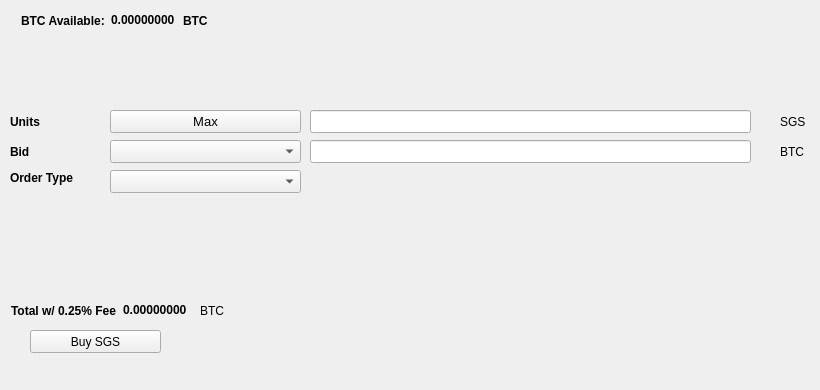
   <widget class="QWidget" name="BuyTab">
    <attribute name="title">
     <string>Buy</string>
    </attribute>
    <widget class="QPushButton" name="BuySGS">
     <property name="geometry">
      <rect>
       <x>30</x>
       <y>330</y>
       <width>131</width>
       <height>23</height>
      </rect>
     </property>
     <property name="text">
      <string>Buy SGS</string>
     </property>
     <property name="icon">
      <iconset resource="../safegames.qrc">
       <normaloff>:/icons/bitcoin</normaloff>:/icons/bitcoin</iconset>
     </property>
    </widget>
    <widget class="QLabel" name="label_3">
     <property name="geometry">
      <rect>
       <x>10</x>
       <y>110</y>
       <width>46</width>
       <height>23</height>
      </rect>
     </property>
     <property name="font">
      <font>
       <weight>75</weight>
       <bold>true</bold>
      </font>
     </property>
     <property name="text">
      <string>Units</string>
     </property>
    </widget>
    <widget class="QLineEdit" name="UnitsInput">
     <property name="geometry">
      <rect>
       <x>310</x>
       <y>110</y>
       <width>441</width>
       <height>23</height>
      </rect>
     </property>
     <property name="font">
      <font>
       <pointsize>9</pointsize>
       <weight>75</weight>
       <bold>true</bold>
      </font>
     </property>
    </widget>
    <widget class="QLineEdit" name="BuyBidPriceEdit">
     <property name="geometry">
      <rect>
       <x>310</x>
       <y>140</y>
       <width>441</width>
       <height>23</height>
      </rect>
     </property>
     <property name="font">
      <font>
       <pointsize>9</pointsize>
       <weight>75</weight>
       <bold>true</bold>
      </font>
     </property>
    </widget>
    <widget class="QLabel" name="label_4">
     <property name="geometry">
      <rect>
       <x>780</x>
       <y>110</y>
       <width>31</width>
       <height>23</height>
      </rect>
     </property>
     <property name="text">
      <string>SGS</string>
     </property>
    </widget>
    <widget class="QLabel" name="label_5">
     <property name="geometry">
      <rect>
       <x>780</x>
       <y>140</y>
       <width>31</width>
       <height>23</height>
      </rect>
     </property>
     <property name="text">
      <string>BTC</string>
     </property>
    </widget>
    <widget class="QLabel" name="label_6">
     <property name="geometry">
      <rect>
       <x>10</x>
       <y>140</y>
       <width>46</width>
       <height>23</height>
      </rect>
     </property>
     <property name="font">
      <font>
       <weight>75</weight>
       <bold>true</bold>
      </font>
     </property>
     <property name="text">
      <string>Bid</string>
     </property>
    </widget>
    <widget class="QLabel" name="label_7">
     <property name="geometry">
      <rect>
       <x>10</x>
       <y>170</y>
       <width>91</width>
       <height>16</height>
      </rect>
     </property>
     <property name="font">
      <font>
       <weight>75</weight>
       <bold>true</bold>
      </font>
     </property>
     <property name="text">
      <string>Order Type</string>
     </property>
    </widget>
    <widget class="QPushButton" name="Buy_Max_Amount">
     <property name="geometry">
      <rect>
       <x>110</x>
       <y>110</y>
       <width>191</width>
       <height>23</height>
      </rect>
     </property>
     <property name="font">
      <font>
       <pointsize>10</pointsize>
      </font>
     </property>
     <property name="text">
      <string>Max</string>
     </property>
    </widget>
    <widget class="QComboBox" name="BuyBidcomboBox">
     <property name="geometry">
      <rect>
       <x>110</x>
       <y>140</y>
       <width>191</width>
       <height>23</height>
      </rect>
     </property>
     <property name="font">
      <font>
       <pointsize>10</pointsize>
      </font>
     </property>
    </widget>
    <widget class="QComboBox" name="buyOrdertypeCombo">
     <property name="geometry">
      <rect>
       <x>110</x>
       <y>170</y>
       <width>191</width>
       <height>23</height>
      </rect>
     </property>
     <property name="font">
      <font>
       <pointsize>10</pointsize>
      </font>
     </property>
    </widget>
    <widget class="QWidget" name="layoutWidget1">
     <property name="geometry">
      <rect>
       <x>21</x>
       <y>11</y>
       <width>227</width>
       <height>19</height>
      </rect>
     </property>
     <layout class="QHBoxLayout" name="horizontalLayout_3">
      <item>
       <widget class="QLabel" name="label232">
        <property name="font">
         <font>
          <weight>75</weight>
          <bold>true</bold>
         </font>
        </property>
        <property name="text">
         <string>BTC Available:</string>
        </property>
       </widget>
      </item>
      <item>
       <widget class="QLabel" name="BtcAvailableLbl">
        <property name="palette">
         <palette>
          <active>
           <colorrole role="WindowText">
            <brush brushstyle="SolidPattern">
             <color alpha="255">
              <red>0</red>
              <green>0</green>
              <blue>0</blue>
             </color>
            </brush>
           </colorrole>
           <colorrole role="Button">
            <brush brushstyle="SolidPattern">
             <color alpha="255">
              <red>0</red>
              <green>170</green>
              <blue>0</blue>
             </color>
            </brush>
           </colorrole>
           <colorrole role="Light">
            <brush brushstyle="SolidPattern">
             <color alpha="255">
              <red>0</red>
              <green>255</green>
              <blue>0</blue>
             </color>
            </brush>
           </colorrole>
           <colorrole role="Midlight">
            <brush brushstyle="SolidPattern">
             <color alpha="255">
              <red>0</red>
              <green>212</green>
              <blue>0</blue>
             </color>
            </brush>
           </colorrole>
           <colorrole role="Dark">
            <brush brushstyle="SolidPattern">
             <color alpha="255">
              <red>0</red>
              <green>85</green>
              <blue>0</blue>
             </color>
            </brush>
           </colorrole>
           <colorrole role="Mid">
            <brush brushstyle="SolidPattern">
             <color alpha="255">
              <red>0</red>
              <green>113</green>
              <blue>0</blue>
             </color>
            </brush>
           </colorrole>
           <colorrole role="Text">
            <brush brushstyle="SolidPattern">
             <color alpha="255">
              <red>0</red>
              <green>170</green>
              <blue>0</blue>
             </color>
            </brush>
           </colorrole>
           <colorrole role="BrightText">
            <brush brushstyle="SolidPattern">
             <color alpha="255">
              <red>255</red>
              <green>255</green>
              <blue>255</blue>
             </color>
            </brush>
           </colorrole>
           <colorrole role="ButtonText">
            <brush brushstyle="SolidPattern">
             <color alpha="255">
              <red>0</red>
              <green>0</green>
              <blue>0</blue>
             </color>
            </brush>
           </colorrole>
           <colorrole role="Base">
            <brush brushstyle="SolidPattern">
             <color alpha="255">
              <red>255</red>
              <green>255</green>
              <blue>255</blue>
             </color>
            </brush>
           </colorrole>
           <colorrole role="Window">
            <brush brushstyle="SolidPattern">
             <color alpha="255">
              <red>0</red>
              <green>170</green>
              <blue>0</blue>
             </color>
            </brush>
           </colorrole>
           <colorrole role="Shadow">
            <brush brushstyle="SolidPattern">
             <color alpha="255">
              <red>0</red>
              <green>0</green>
              <blue>0</blue>
             </color>
            </brush>
           </colorrole>
           <colorrole role="AlternateBase">
            <brush brushstyle="SolidPattern">
             <color alpha="255">
              <red>127</red>
              <green>212</green>
              <blue>127</blue>
             </color>
            </brush>
           </colorrole>
           <colorrole role="ToolTipBase">
            <brush brushstyle="SolidPattern">
             <color alpha="255">
              <red>255</red>
              <green>255</green>
              <blue>220</blue>
             </color>
            </brush>
           </colorrole>
           <colorrole role="ToolTipText">
            <brush brushstyle="SolidPattern">
             <color alpha="255">
              <red>0</red>
              <green>0</green>
              <blue>0</blue>
             </color>
            </brush>
           </colorrole>
          </active>
          <inactive>
           <colorrole role="WindowText">
            <brush brushstyle="SolidPattern">
             <color alpha="255">
              <red>0</red>
              <green>0</green>
              <blue>0</blue>
             </color>
            </brush>
           </colorrole>
           <colorrole role="Button">
            <brush brushstyle="SolidPattern">
             <color alpha="255">
              <red>0</red>
              <green>170</green>
              <blue>0</blue>
             </color>
            </brush>
           </colorrole>
           <colorrole role="Light">
            <brush brushstyle="SolidPattern">
             <color alpha="255">
              <red>0</red>
              <green>255</green>
              <blue>0</blue>
             </color>
            </brush>
           </colorrole>
           <colorrole role="Midlight">
            <brush brushstyle="SolidPattern">
             <color alpha="255">
              <red>0</red>
              <green>212</green>
              <blue>0</blue>
             </color>
            </brush>
           </colorrole>
           <colorrole role="Dark">
            <brush brushstyle="SolidPattern">
             <color alpha="255">
              <red>0</red>
              <green>85</green>
              <blue>0</blue>
             </color>
            </brush>
           </colorrole>
           <colorrole role="Mid">
            <brush brushstyle="SolidPattern">
             <color alpha="255">
              <red>0</red>
              <green>113</green>
              <blue>0</blue>
             </color>
            </brush>
           </colorrole>
           <colorrole role="Text">
            <brush brushstyle="SolidPattern">
             <color alpha="255">
              <red>0</red>
              <green>170</green>
              <blue>0</blue>
             </color>
            </brush>
           </colorrole>
           <colorrole role="BrightText">
            <brush brushstyle="SolidPattern">
             <color alpha="255">
              <red>255</red>
              <green>255</green>
              <blue>255</blue>
             </color>
            </brush>
           </colorrole>
           <colorrole role="ButtonText">
            <brush brushstyle="SolidPattern">
             <color alpha="255">
              <red>0</red>
              <green>0</green>
              <blue>0</blue>
             </color>
            </brush>
           </colorrole>
           <colorrole role="Base">
            <brush brushstyle="SolidPattern">
             <color alpha="255">
              <red>255</red>
              <green>255</green>
              <blue>255</blue>
             </color>
            </brush>
           </colorrole>
           <colorrole role="Window">
            <brush brushstyle="SolidPattern">
             <color alpha="255">
              <red>0</red>
              <green>170</green>
              <blue>0</blue>
             </color>
            </brush>
           </colorrole>
           <colorrole role="Shadow">
            <brush brushstyle="SolidPattern">
             <color alpha="255">
              <red>0</red>
              <green>0</green>
              <blue>0</blue>
             </color>
            </brush>
           </colorrole>
           <colorrole role="AlternateBase">
            <brush brushstyle="SolidPattern">
             <color alpha="255">
              <red>127</red>
              <green>212</green>
              <blue>127</blue>
             </color>
            </brush>
           </colorrole>
           <colorrole role="ToolTipBase">
            <brush brushstyle="SolidPattern">
             <color alpha="255">
              <red>255</red>
              <green>255</green>
              <blue>220</blue>
             </color>
            </brush>
           </colorrole>
           <colorrole role="ToolTipText">
            <brush brushstyle="SolidPattern">
             <color alpha="255">
              <red>0</red>
              <green>0</green>
              <blue>0</blue>
             </color>
            </brush>
           </colorrole>
          </inactive>
          <disabled>
           <colorrole role="WindowText">
            <brush brushstyle="SolidPattern">
             <color alpha="255">
              <red>0</red>
              <green>85</green>
              <blue>0</blue>
             </color>
            </brush>
           </colorrole>
           <colorrole role="Button">
            <brush brushstyle="SolidPattern">
             <color alpha="255">
              <red>0</red>
              <green>170</green>
              <blue>0</blue>
             </color>
            </brush>
           </colorrole>
           <colorrole role="Light">
            <brush brushstyle="SolidPattern">
             <color alpha="255">
              <red>0</red>
              <green>255</green>
              <blue>0</blue>
             </color>
            </brush>
           </colorrole>
           <colorrole role="Midlight">
            <brush brushstyle="SolidPattern">
             <color alpha="255">
              <red>0</red>
              <green>212</green>
              <blue>0</blue>
             </color>
            </brush>
           </colorrole>
           <colorrole role="Dark">
            <brush brushstyle="SolidPattern">
             <color alpha="255">
              <red>0</red>
              <green>85</green>
              <blue>0</blue>
             </color>
            </brush>
           </colorrole>
           <colorrole role="Mid">
            <brush brushstyle="SolidPattern">
             <color alpha="255">
              <red>0</red>
              <green>113</green>
              <blue>0</blue>
             </color>
            </brush>
           </colorrole>
           <colorrole role="Text">
            <brush brushstyle="SolidPattern">
             <color alpha="255">
              <red>0</red>
              <green>85</green>
              <blue>0</blue>
             </color>
            </brush>
           </colorrole>
           <colorrole role="BrightText">
            <brush brushstyle="SolidPattern">
             <color alpha="255">
              <red>255</red>
              <green>255</green>
              <blue>255</blue>
             </color>
            </brush>
           </colorrole>
           <colorrole role="ButtonText">
            <brush brushstyle="SolidPattern">
             <color alpha="255">
              <red>0</red>
              <green>85</green>
              <blue>0</blue>
             </color>
            </brush>
           </colorrole>
           <colorrole role="Base">
            <brush brushstyle="SolidPattern">
             <color alpha="255">
              <red>0</red>
              <green>170</green>
              <blue>0</blue>
             </color>
            </brush>
           </colorrole>
           <colorrole role="Window">
            <brush brushstyle="SolidPattern">
             <color alpha="255">
              <red>0</red>
              <green>170</green>
              <blue>0</blue>
             </color>
            </brush>
           </colorrole>
           <colorrole role="Shadow">
            <brush brushstyle="SolidPattern">
             <color alpha="255">
              <red>0</red>
              <green>0</green>
              <blue>0</blue>
             </color>
            </brush>
           </colorrole>
           <colorrole role="AlternateBase">
            <brush brushstyle="SolidPattern">
             <color alpha="255">
              <red>0</red>
              <green>170</green>
              <blue>0</blue>
             </color>
            </brush>
           </colorrole>
           <colorrole role="ToolTipBase">
            <brush brushstyle="SolidPattern">
             <color alpha="255">
              <red>255</red>
              <green>255</green>
              <blue>220</blue>
             </color>
            </brush>
           </colorrole>
           <colorrole role="ToolTipText">
            <brush brushstyle="SolidPattern">
             <color alpha="255">
              <red>0</red>
              <green>0</green>
              <blue>0</blue>
             </color>
            </brush>
           </colorrole>
          </disabled>
         </palette>
        </property>
        <property name="font">
         <font>
          <weight>75</weight>
          <bold>true</bold>
         </font>
        </property>
        <property name="text">
         <string>0.00000000</string>
        </property>
        <property name="textInteractionFlags">
         <set>Qt::LinksAccessibleByMouse|Qt::TextSelectableByKeyboard|Qt::TextSelectableByMouse</set>
        </property>
       </widget>
      </item>
      <item>
       <widget class="QLabel" name="BtcAvailableLbl_2">
        <property name="font">
         <font>
          <weight>75</weight>
          <bold>true</bold>
         </font>
        </property>
        <property name="text">
         <string>BTC</string>
        </property>
       </widget>
      </item>
     </layout>
    </widget>
    <widget class="QWidget" name="layoutWidge2">
     <property name="geometry">
      <rect>
       <x>11</x>
       <y>301</y>
       <width>259</width>
       <height>19</height>
      </rect>
     </property>
     <layout class="QHBoxLayout" name="horizontalLayout_4">
      <item>
       <widget class="QLabel" name="label_9">
        <property name="font">
         <font>
          <weight>75</weight>
          <bold>true</bold>
         </font>
        </property>
        <property name="text">
         <string>Total w/ 0.25% Fee</string>
        </property>
       </widget>
      </item>
      <item>
       <widget class="QLabel" name="BuyCostLabel">
        <property name="palette">
         <palette>
          <active>
           <colorrole role="WindowText">
            <brush brushstyle="SolidPattern">
             <color alpha="255">
              <red>0</red>
              <green>0</green>
              <blue>0</blue>
             </color>
            </brush>
           </colorrole>
           <colorrole role="Button">
            <brush brushstyle="SolidPattern">
             <color alpha="255">
              <red>0</red>
              <green>170</green>
              <blue>0</blue>
             </color>
            </brush>
           </colorrole>
           <colorrole role="Light">
            <brush brushstyle="SolidPattern">
             <color alpha="255">
              <red>0</red>
              <green>255</green>
              <blue>0</blue>
             </color>
            </brush>
           </colorrole>
           <colorrole role="Midlight">
            <brush brushstyle="SolidPattern">
             <color alpha="255">
              <red>0</red>
              <green>212</green>
              <blue>0</blue>
             </color>
            </brush>
           </colorrole>
           <colorrole role="Dark">
            <brush brushstyle="SolidPattern">
             <color alpha="255">
              <red>0</red>
              <green>85</green>
              <blue>0</blue>
             </color>
            </brush>
           </colorrole>
           <colorrole role="Mid">
            <brush brushstyle="SolidPattern">
             <color alpha="255">
              <red>0</red>
              <green>113</green>
              <blue>0</blue>
             </color>
            </brush>
           </colorrole>
           <colorrole role="Text">
            <brush brushstyle="SolidPattern">
             <color alpha="255">
              <red>0</red>
              <green>170</green>
              <blue>0</blue>
             </color>
            </brush>
           </colorrole>
           <colorrole role="BrightText">
            <brush brushstyle="SolidPattern">
             <color alpha="255">
              <red>255</red>
              <green>255</green>
              <blue>255</blue>
             </color>
            </brush>
           </colorrole>
           <colorrole role="ButtonText">
            <brush brushstyle="SolidPattern">
             <color alpha="255">
              <red>0</red>
              <green>0</green>
              <blue>0</blue>
             </color>
            </brush>
           </colorrole>
           <colorrole role="Base">
            <brush brushstyle="SolidPattern">
             <color alpha="255">
              <red>255</red>
              <green>255</green>
              <blue>255</blue>
             </color>
            </brush>
           </colorrole>
           <colorrole role="Window">
            <brush brushstyle="SolidPattern">
             <color alpha="255">
              <red>0</red>
              <green>170</green>
              <blue>0</blue>
             </color>
            </brush>
           </colorrole>
           <colorrole role="Shadow">
            <brush brushstyle="SolidPattern">
             <color alpha="255">
              <red>0</red>
              <green>0</green>
              <blue>0</blue>
             </color>
            </brush>
           </colorrole>
           <colorrole role="AlternateBase">
            <brush brushstyle="SolidPattern">
             <color alpha="255">
              <red>127</red>
              <green>212</green>
              <blue>127</blue>
             </color>
            </brush>
           </colorrole>
           <colorrole role="ToolTipBase">
            <brush brushstyle="SolidPattern">
             <color alpha="255">
              <red>255</red>
              <green>255</green>
              <blue>220</blue>
             </color>
            </brush>
           </colorrole>
           <colorrole role="ToolTipText">
            <brush brushstyle="SolidPattern">
             <color alpha="255">
              <red>0</red>
              <green>0</green>
              <blue>0</blue>
             </color>
            </brush>
           </colorrole>
          </active>
          <inactive>
           <colorrole role="WindowText">
            <brush brushstyle="SolidPattern">
             <color alpha="255">
              <red>0</red>
              <green>0</green>
              <blue>0</blue>
             </color>
            </brush>
           </colorrole>
           <colorrole role="Button">
            <brush brushstyle="SolidPattern">
             <color alpha="255">
              <red>0</red>
              <green>170</green>
              <blue>0</blue>
             </color>
            </brush>
           </colorrole>
           <colorrole role="Light">
            <brush brushstyle="SolidPattern">
             <color alpha="255">
              <red>0</red>
              <green>255</green>
              <blue>0</blue>
             </color>
            </brush>
           </colorrole>
           <colorrole role="Midlight">
            <brush brushstyle="SolidPattern">
             <color alpha="255">
              <red>0</red>
              <green>212</green>
              <blue>0</blue>
             </color>
            </brush>
           </colorrole>
           <colorrole role="Dark">
            <brush brushstyle="SolidPattern">
             <color alpha="255">
              <red>0</red>
              <green>85</green>
              <blue>0</blue>
             </color>
            </brush>
           </colorrole>
           <colorrole role="Mid">
            <brush brushstyle="SolidPattern">
             <color alpha="255">
              <red>0</red>
              <green>113</green>
              <blue>0</blue>
             </color>
            </brush>
           </colorrole>
           <colorrole role="Text">
            <brush brushstyle="SolidPattern">
             <color alpha="255">
              <red>0</red>
              <green>170</green>
              <blue>0</blue>
             </color>
            </brush>
           </colorrole>
           <colorrole role="BrightText">
            <brush brushstyle="SolidPattern">
             <color alpha="255">
              <red>255</red>
              <green>255</green>
              <blue>255</blue>
             </color>
            </brush>
           </colorrole>
           <colorrole role="ButtonText">
            <brush brushstyle="SolidPattern">
             <color alpha="255">
              <red>0</red>
              <green>0</green>
              <blue>0</blue>
             </color>
            </brush>
           </colorrole>
           <colorrole role="Base">
            <brush brushstyle="SolidPattern">
             <color alpha="255">
              <red>255</red>
              <green>255</green>
              <blue>255</blue>
             </color>
            </brush>
           </colorrole>
           <colorrole role="Window">
            <brush brushstyle="SolidPattern">
             <color alpha="255">
              <red>0</red>
              <green>170</green>
              <blue>0</blue>
             </color>
            </brush>
           </colorrole>
           <colorrole role="Shadow">
            <brush brushstyle="SolidPattern">
             <color alpha="255">
              <red>0</red>
              <green>0</green>
              <blue>0</blue>
             </color>
            </brush>
           </colorrole>
           <colorrole role="AlternateBase">
            <brush brushstyle="SolidPattern">
             <color alpha="255">
              <red>127</red>
              <green>212</green>
              <blue>127</blue>
             </color>
            </brush>
           </colorrole>
           <colorrole role="ToolTipBase">
            <brush brushstyle="SolidPattern">
             <color alpha="255">
              <red>255</red>
              <green>255</green>
              <blue>220</blue>
             </color>
            </brush>
           </colorrole>
           <colorrole role="ToolTipText">
            <brush brushstyle="SolidPattern">
             <color alpha="255">
              <red>0</red>
              <green>0</green>
              <blue>0</blue>
             </color>
            </brush>
           </colorrole>
          </inactive>
          <disabled>
           <colorrole role="WindowText">
            <brush brushstyle="SolidPattern">
             <color alpha="255">
              <red>0</red>
              <green>85</green>
              <blue>0</blue>
             </color>
            </brush>
           </colorrole>
           <colorrole role="Button">
            <brush brushstyle="SolidPattern">
             <color alpha="255">
              <red>0</red>
              <green>170</green>
              <blue>0</blue>
             </color>
            </brush>
           </colorrole>
           <colorrole role="Light">
            <brush brushstyle="SolidPattern">
             <color alpha="255">
              <red>0</red>
              <green>255</green>
              <blue>0</blue>
             </color>
            </brush>
           </colorrole>
           <colorrole role="Midlight">
            <brush brushstyle="SolidPattern">
             <color alpha="255">
              <red>0</red>
              <green>212</green>
              <blue>0</blue>
             </color>
            </brush>
           </colorrole>
           <colorrole role="Dark">
            <brush brushstyle="SolidPattern">
             <color alpha="255">
              <red>0</red>
              <green>85</green>
              <blue>0</blue>
             </color>
            </brush>
           </colorrole>
           <colorrole role="Mid">
            <brush brushstyle="SolidPattern">
             <color alpha="255">
              <red>0</red>
              <green>113</green>
              <blue>0</blue>
             </color>
            </brush>
           </colorrole>
           <colorrole role="Text">
            <brush brushstyle="SolidPattern">
             <color alpha="255">
              <red>0</red>
              <green>85</green>
              <blue>0</blue>
             </color>
            </brush>
           </colorrole>
           <colorrole role="BrightText">
            <brush brushstyle="SolidPattern">
             <color alpha="255">
              <red>255</red>
              <green>255</green>
              <blue>255</blue>
             </color>
            </brush>
           </colorrole>
           <colorrole role="ButtonText">
            <brush brushstyle="SolidPattern">
             <color alpha="255">
              <red>0</red>
              <green>85</green>
              <blue>0</blue>
             </color>
            </brush>
           </colorrole>
           <colorrole role="Base">
            <brush brushstyle="SolidPattern">
             <color alpha="255">
              <red>0</red>
              <green>170</green>
              <blue>0</blue>
             </color>
            </brush>
           </colorrole>
           <colorrole role="Window">
            <brush brushstyle="SolidPattern">
             <color alpha="255">
              <red>0</red>
              <green>170</green>
              <blue>0</blue>
             </color>
            </brush>
           </colorrole>
           <colorrole role="Shadow">
            <brush brushstyle="SolidPattern">
             <color alpha="255">
              <red>0</red>
              <green>0</green>
              <blue>0</blue>
             </color>
            </brush>
           </colorrole>
           <colorrole role="AlternateBase">
            <brush brushstyle="SolidPattern">
             <color alpha="255">
              <red>0</red>
              <green>170</green>
              <blue>0</blue>
             </color>
            </brush>
           </colorrole>
           <colorrole role="ToolTipBase">
            <brush brushstyle="SolidPattern">
             <color alpha="255">
              <red>255</red>
              <green>255</green>
              <blue>220</blue>
             </color>
            </brush>
           </colorrole>
           <colorrole role="ToolTipText">
            <brush brushstyle="SolidPattern">
             <color alpha="255">
              <red>0</red>
              <green>0</green>
              <blue>0</blue>
             </color>
            </brush>
           </colorrole>
          </disabled>
         </palette>
        </property>
        <property name="font">
         <font>
          <weight>75</weight>
          <bold>true</bold>
         </font>
        </property>
        <property name="autoFillBackground">
         <bool>false</bool>
        </property>
        <property name="text">
         <string>0.00000000</string>
        </property>
        <property name="textInteractionFlags">
         <set>Qt::LinksAccessibleByMouse|Qt::TextSelectableByMouse</set>
        </property>
       </widget>
      </item>
      <item>
       <widget class="QLabel" name="label_10">
        <property name="font">
         <font>
          <weight>50</weight>
          <bold>false</bold>
         </font>
        </property>
        <property name="text">
         <string>BTC</string>
        </property>
       </widget>
      </item>
     </layout>
    </widget>
    <widget class="QLabel" name="label_24">
     <property name="geometry">
      <rect>
       <x>460</x>
       <y>300</y>
       <width>281</width>
       <height>81</height>
      </rect>
     </property>
     <property name="text">
      <string/>
     </property>
     <property name="pixmap">
      <pixmap>:/images/bittrex</pixmap>
     </property>
    </widget>
   </widget>
